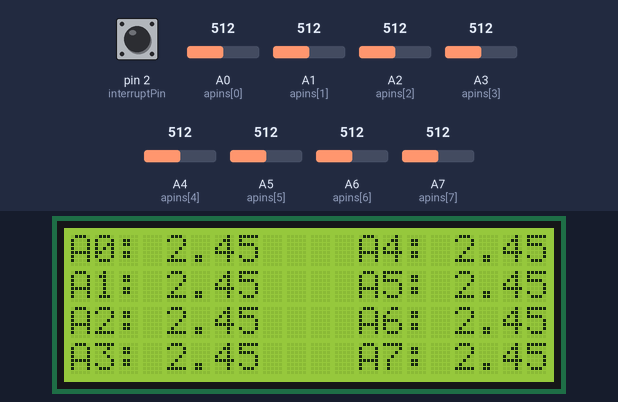
A sketch run on a simulated Arduino Nano, built with avr-gcc and run on an emulated ATmega328P. Parts: 20×4 character LCD. The test bench sets the inputs (shaded band); at power-on: A0 (apins[0]) = 512, A1 (apins[1]) = 512, A2 (apins[2]) = 512, A3 (apins[3]) = 512, A4 (apins[4]) = 512, A5 (apins[5]) = 512, pin 2 (interruptPin) HIGH, A6 (apins[6]) = 512, A7 (apins[7]) = 512. What the sketch prints to the serial monitor is not drawn.

Above: at 1.2 s.
1.3 s: A0 (apins[0]) set to 716
At 2.7 s:
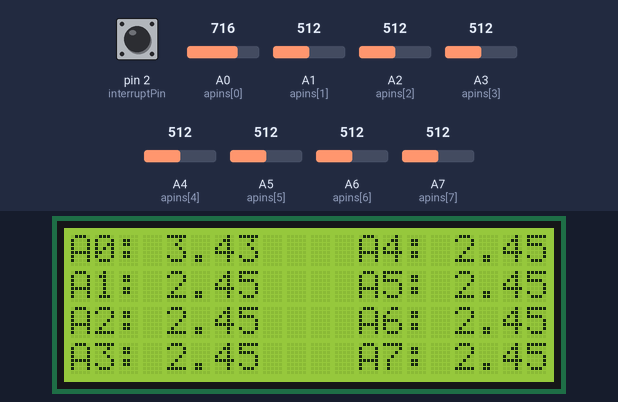
3.7 s: A1 (apins[1]) set to 716
At 4.8 s:
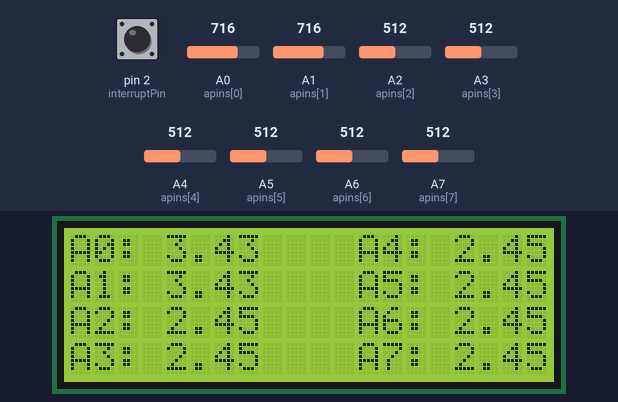
5.8 s: A2 (apins[2]) set to 716
At 7.0 s:
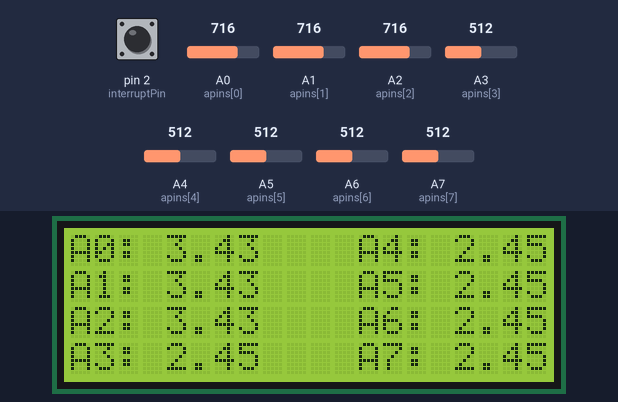
8.0 s: A3 (apins[3]) set to 716
At 9.2 s:
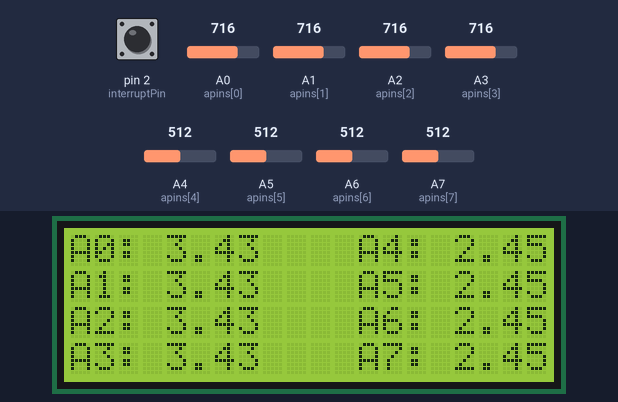
10.1 s: A4 (apins[4]) set to 716
At 12.0 s:
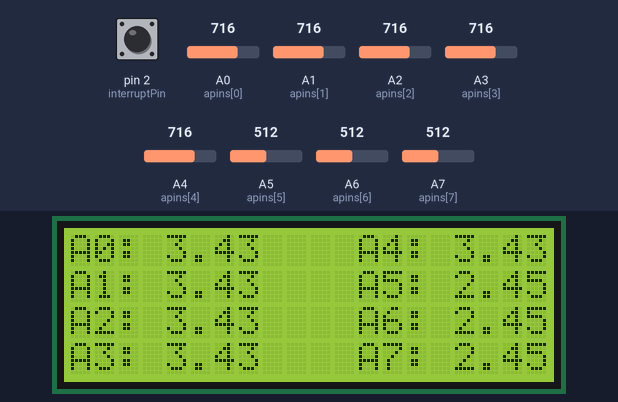
12.3 s: A5 (apins[5]) set to 716
At 14.0 s:
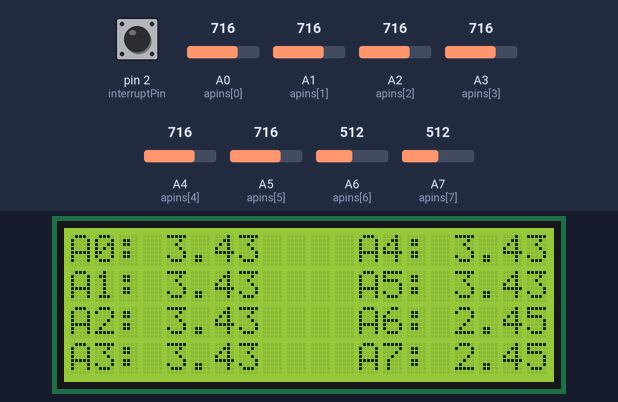
Timing chart, 0 to 15.4 s (numbered marks = the images above; inputs shaded):
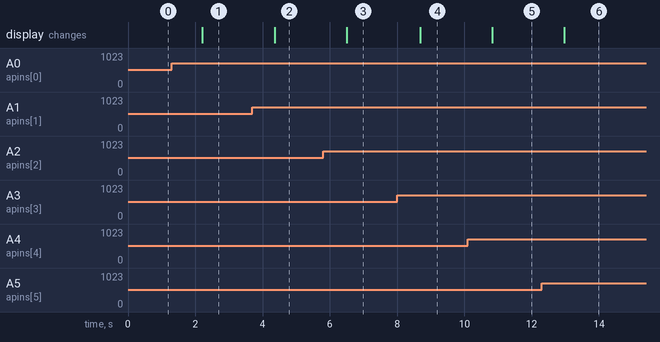

Measured:
- after the input at 1.3 s, the display: changes after 0.91 s (image 1)
- after the input at 3.7 s, the display: changes after 0.66 s (image 2)
- after the input at 5.8 s, the display: changes after 0.71 s (image 3)
- after the input at 8.0 s, the display: changes after 0.69 s (image 4)
- after the input at 10.1 s, the display: changes after 0.73 s (image 5)
- after the input at 12.3 s, the display: changes after 0.67 s (image 6)

The sketch:

voltage_reader.ino
```cpp
#include <LiquidCrystal_I2C.h>

LiquidCrystal_I2C lcd(0x27, 20, 4);  // set the LCD address to 0x27 for a 16 chars and 2 line display
float calibation = 0.979228;
float factor = (5.0 / 1023.0) * calibation;
const uint8_t pinCount = 8;
const uint8_t apins[pinCount]= {A0, A1, A2, A3, A4, A5, A6, A7};
const String apinNames[pinCount] = { "A0", "A1", "A2", "A3", "A4", "A5", "A6", "A7"};
const uint8_t maxCol = 2;
const uint8_t maxRow = 4;
const uint8_t colSpace = 12;
const uint8_t sampleTimes = 4;

//interrupt pin to trigger sending data to serial port
uint8_t interruptPin = 2;
unsigned long lastTrigger;

void setup() {

  Serial.begin(9600);

// print header line
  for (uint8_t i = 0; i < pinCount; i++)
  {
	  Serial.print(apinNames[i]);
	  Serial.print("\t");
  }
  Serial.println("");

  lcd.setBacklight((uint8_t)1);
  lcd.init();

  //pull down the interrupt pin to send data to serial
  pinMode(interruptPin, INPUT_PULLUP);
  attachInterrupt(digitalPinToInterrupt(interruptPin), ISR0, FALLING);

}

void loop() {
	uint8_t col = 0;
	uint8_t row = 0;
	for (uint8_t i = 0; i < pinCount; i++)
	{
		print_voltage(apinNames[i], apins[i], row, col*colSpace);
		row++;
		if (row >= maxRow)
		{
			row = 0;
			col++;
			if (col >= maxCol)
			{
				col = 0;
			}
		}
	}
  delay(1000);
}

void print_voltage (String name, int analogpin, int row, int col)
{
  int sensorValue = analogRead(analogpin);     // read the input pin
  float voltage = sensorValue * factor;
  lcd.setCursor(col, row);
  lcd.print(name);
  lcd.print(": ");
  lcd.print(voltage);
}


void ISR0 ()
{
	if ((millis() - lastTrigger) > 1000)
	{
		uint16_t recordings[pinCount];
		for (uint8_t i = 0; i < pinCount; i++)
		{
			recordings[i] =0;
		}

		for (uint8_t iter =0; iter < sampleTimes; iter++)
		{
			for (uint8_t i = 0; i < pinCount; i++)
			{
				recordings[i] += analogRead(apins[i]);
			}
			delay(10);
		}

		for (uint8_t i = 0; i < pinCount; i++)
		{
			float voltage = float(recordings[i])/ sampleTimes * factor;
			Serial.print(voltage);
			Serial.print("\t");
		}


		Serial.println();
		lastTrigger = millis();
	}


}
```
